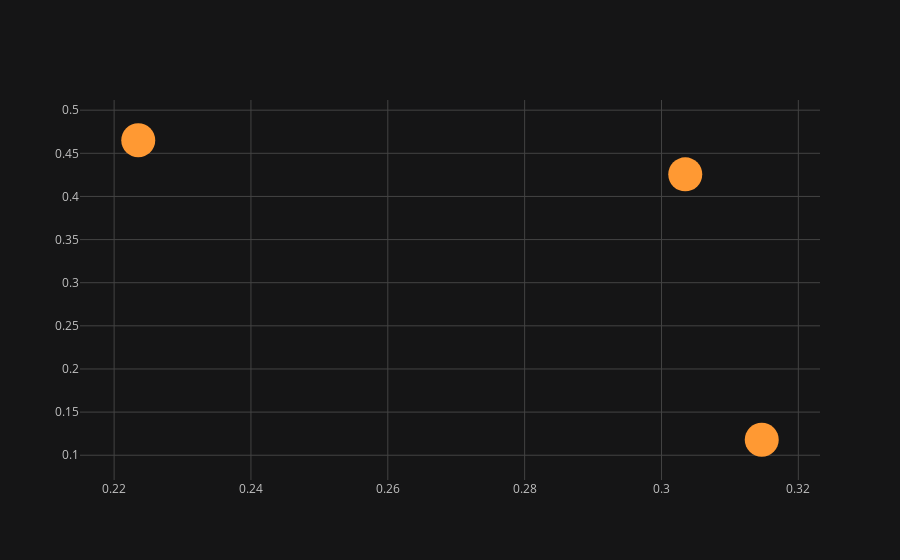

This figure's notebook cell:
### Code cell
df.iplot(x = 'a' , y = 'b' , mode = 'markers',size = 34)

### Figure 1 — Plotly figure (JSON) as saved in the notebook; plotly's stock layout.template omitted (floating-point values rounded to 4 significant figures)
{"data": [{"line": {"color": "rgba(255, 153, 51, 1.0)", "dash": "solid", "shape": "linear", "width": 1.3}, "marker": {"size": 34, "symbol": "circle"}, "mode": "markers", "name": "b", "text": "", "type": "scatter", "x": [0.2235, 0.3147, 0.3035], "y": [0.4651, 0.1179, 0.4256]}], "layout": {"legend": {"bgcolor": "#151516", "font": {"color": "#D9D9D9"}}, "paper_bgcolor": "#151516", "plot_bgcolor": "#151516", "title": {"font": {"color": "#D9D9D9"}}, "xaxis": {"gridcolor": "#434343", "showgrid": true, "tickfont": {"color": "#C2C2C2"}, "title": {"font": {"color": "#D9D9D9"}, "text": ""}, "zerolinecolor": "#666570"}, "yaxis": {"gridcolor": "#434343", "showgrid": true, "tickfont": {"color": "#C2C2C2"}, "title": {"font": {"color": "#D9D9D9"}, "text": ""}, "zerolinecolor": "#666570"}}}
